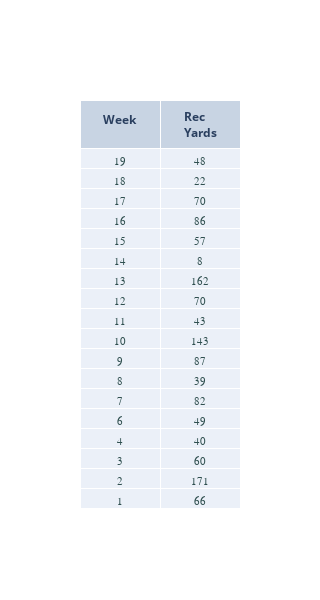

Notebook code cell kept with this figure:
### Code cell
##   go.Table skinny

skinny = get_rec_table_skinny(player_season)

fig = go.Figure(data = [go.Table(header = dict(values = ['<br><b>Week</b>', '<b>Rec<br>Yards</b>'],
                                               align = "center"),
                                 cells = dict(values = [skinny.week, skinny.receiving_yards],
                                              align = "center",
                                               font = dict(color = "darkslategrey", size = 11, family = 'Courier New')))])
 
fig.update_layout(width=275, height=600)
table1 = fig
fig.show()

### Figure 1 — Plotly figure (JSON) as saved in the notebook; plotly's stock layout.template omitted (floating-point values rounded to 4 significant figures)
{"data": [{"cells": {"align": "center", "font": {"color": "darkslategrey", "family": "Courier New", "size": 11}, "values": [[19, 18, 17, 16, 15, 14, 13, 12, 11, 10, 9, 8, 7, 6, 4, 3, 2, 1], [48, 22, 70, 86, 57, 8, 162, 70, 43, 143, 87, 39, 82, 49, 40, 60, 171, 66]]}, "header": {"align": "center", "values": ["<br><b>Week</b>", "<b>Rec<br>Yards</b>"]}, "type": "table"}], "layout": {"height": 600, "width": 275}}
